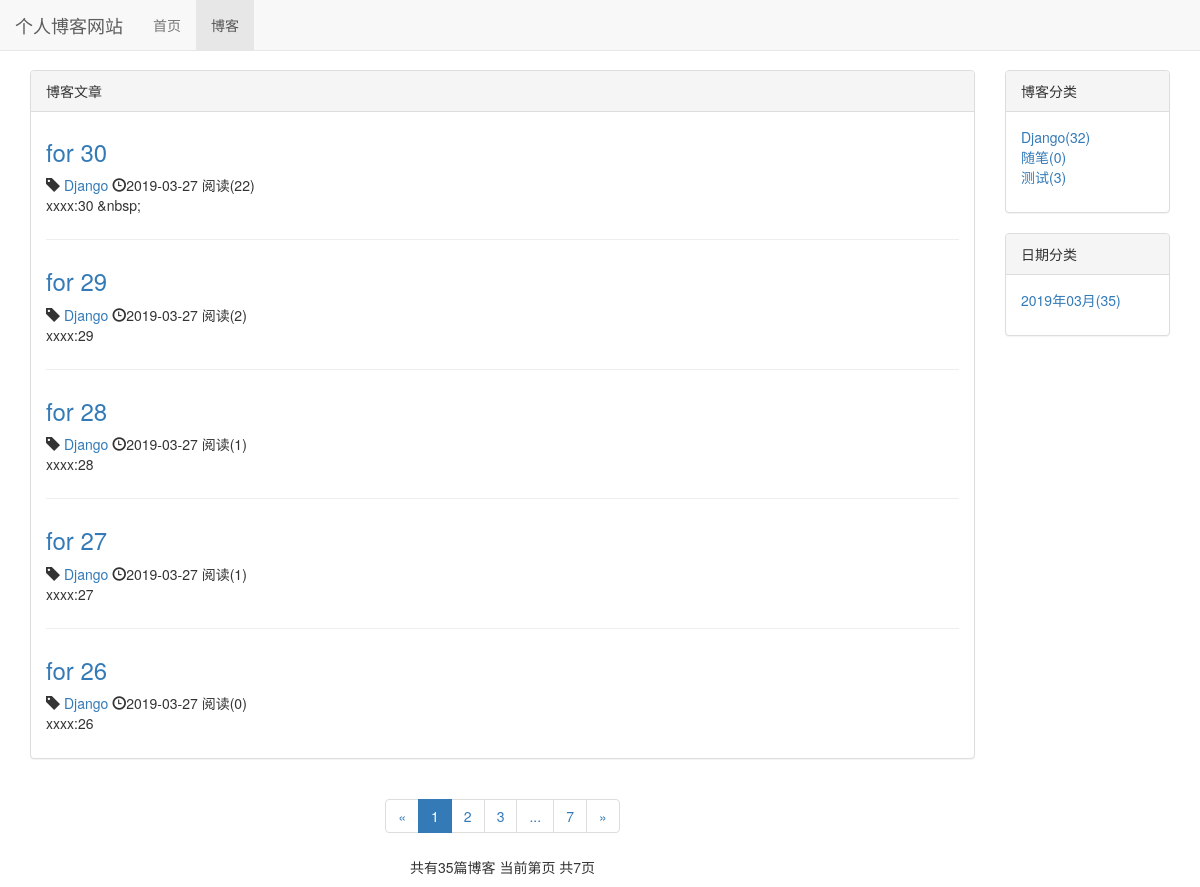
/blog/, run on an earlier commit of the app's database.
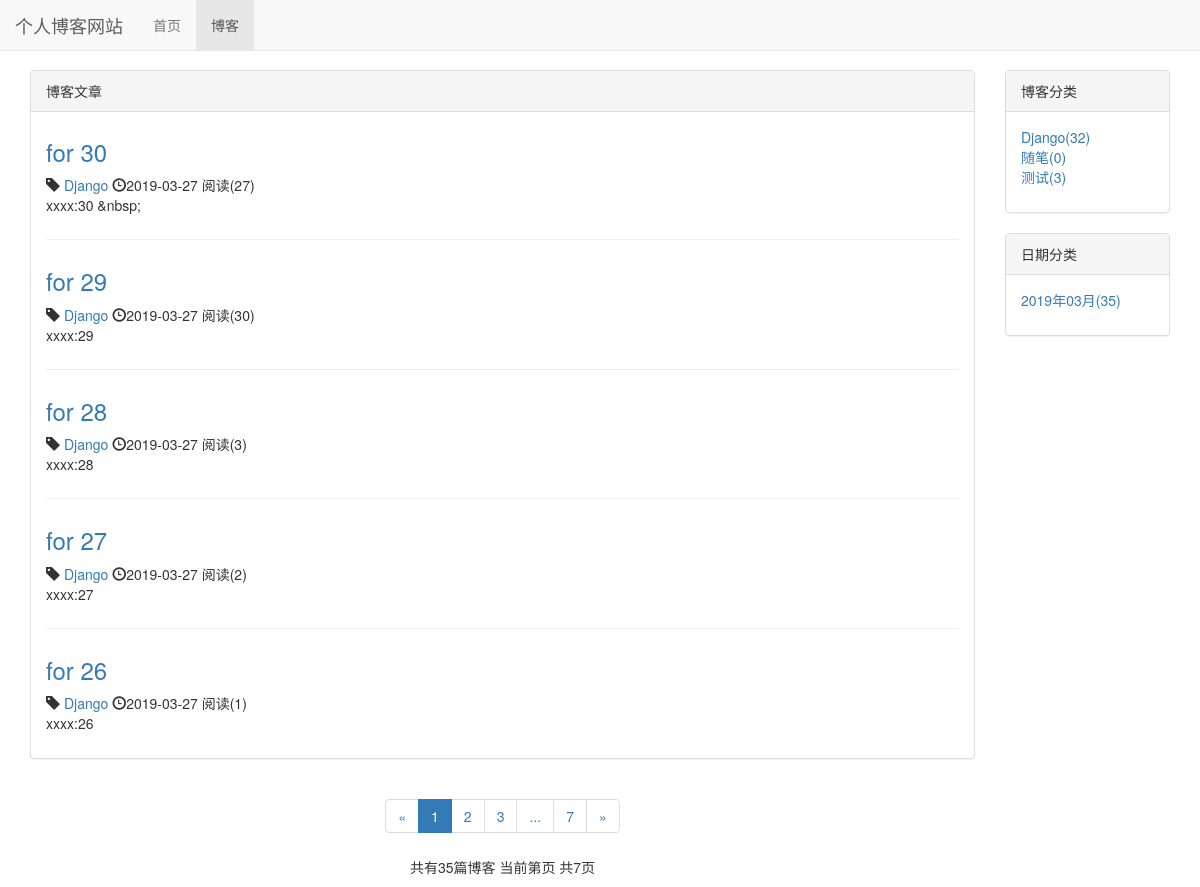
And on a later commit of the database.
### blog/models.py (models this page shows, shortened)
class Blog(models.Model, ReadNumExpandMethod):
    title = models.CharField(max_length=50)
    blog_type = models.ForeignKey(BlogType, on_delete=models.DO_NOTHING)
    content = RichTextUploadingField()
    author = models.ForeignKey(User, on_delete=models.DO_NOTHING)
    created_time = models.DateTimeField(auto_now_add=True)
    last_updated_time = models.DateTimeField(auto_now=True)
    class Meta:
        ordering = ['-created_time']

class BlogType(models.Model):
    type_name = models.CharField(max_length=15)
    def __str__(self):
        return self.type_name

### read_statistics/models.py (models this page shows)
class ReadNum(models.Model):
    read_num = models.IntegerField(default=0)
    content_type = models.ForeignKey(ContentType, on_delete=models.DO_NOTHING)
    object_id = models.PositiveIntegerField()
    content_object = GenericForeignKey('content_type', 'object_id')

### blog/views.py (the view)
# urls.py: path('',views.blog_list,name='blog_list'),
def blog_list(request):
    blogs_all_list = Blog.objects.all()
    context = blog_list_common_data(request, blogs_all_list)
    return render(request, 'blog/blog_list.html', context)

### read_statistics/models.py (called while the page is built)
    def get_read_num(self):
        try:
            ct = ContentType.objects.get_for_model(self)
            readnum = ReadNum.objects.get(content_type=ct, object_id=self.pk)
            return readnum.read_num
        except exceptions.ObjectDoesNotExist:
            return 0

### blog/templates/blog/blog_list.html (shortened to what this page needs)
{% extends 'base.html' %}
{% block nav_blog_active %}active{% endblock %}
{% load staticfiles %}
{% block header_extends %}
    <link rel="stylesheet" href="{% static 'blog.css' %}">
{% endblock %}
{% block content %}
    <div class="container">
        <div class="row">
            <div class="col-xs-12 col-sm-9 col-lg-10">
                <div class="panel panel-default">
                    <div class="panel-heading">{% block blog_list_title %}
                        博客文章{% endblock %}</div>
                    <div class="panel-body">
                        <ul class="blog-types">
                            {% for blog in blogs %}
                                <div class="blog">
                                    <h3><a href={% url "blog_detail" blog.pk %}>{{ blog.title }}</a></h3>
                                    <p class="blog-info">
                                        <span class="glyphicon glyphicon-tag"></span><a
                                            href="{% url 'blogs_with_type' blog.blog_type.pk %}">
                                        {{ blog.blog_type }}
                                    </a>
                                        <span class="glyphicon glyphicon-time"></span>{{ blog.created_time|date:"Y-m-d" }}
                                        阅读({{ blog.get_read_num }})
                                    </p>
                                    <p>{{ blog.content|striptags|truncatechars:120 }}</p>
                                </div>
                                {% empty %}
                                <div class="blog">
                                    <p>-- 暂无博客，敬请期待 --</p>
                                </div>
                            {% endfor %}
                        </ul>
                    </div>
                </div>
                <div>
                    <div class="paginator">
                        <ul class="pagination">
                            <li>
                                {% if page_of_blogs.has_previous %}
                                    <a href="?page={{ page_of_blogs.previous_page_number }}" aria-label="Previous">
                                        <span aria-hidden="true">&laquo;</span>
                                    </a>
                                {% else %}
                                    <span aria-hidden="true">&laquo;</span>
                                {% endif %}
                            </li>
                            {% for page_num in page_range %}
                                {% if page_num == page_of_blogs.number %}
                                    <li class="active"><span>{{ page_num }}</span></li>
                                {% else %}
                                    {% if page_num == '...' %}
                                        <li><span>{{ page_num }}</span></li>
                                    {% else %}
                                        <li><a href="?page={{ page_num }}">{{ page_num }}</a></li>
                                    {% endif %}
                                {% endif %}
                            {% endfor %}
                            <li>
                                {% if page_of_blogs.has_next %}
                                    <a href="?page={{ page_of_blogs.next_page_number }}" aria-label="Next">
                                        <span aria-hidden="true">&raquo;</span>
                                    </a>
                                {% else %}
                                    <span aria-hidden="true">&raquo;</span>
                                {% endif %}
                            </li>
                        </ul>
                        <p>
                            共有{{ page_of_blogs.paginator.count }}篇博客
                            当前第{{ page_of_blogs.page_num }}页
                            共{{ page_of_blogs.paginator.num_pages }}页
                        </p>
                    </div>
                </div>
            </div>
            <div class="hidden-xs col-sm-3 col-lg-2">
                <div class="panel panel-default">
                    <div class="panel-heading">博客分类</div>
                    <div class="panel-body">
                        <ul style="list-style-type: none">
                            {% for blog_type in blog_types %}
                                <li><a href="{% url 'blogs_with_type' blog_type.pk %}">
                                    {{ blog_type.type_name }}({{ blog_type.blog_count }})
                                </a></li>
                                {% empty %}
                                <li>暂无分类信息</li>
                            {% endfor %}
                        </ul>
                    </div>
                </div>
                <div class="panel panel-default">
                    <div class="panel-heading">日期分类</div>
                    <div class="panel-body">
                        <ul class="date-total">
                            {% for blog_date, blog_count in blog_dates.items %}
                                <li><a href="{% url 'blogs_with_date' blog_date.year blog_date.month %}">
                                    {{ blog_date|date:'Y年m月' }}({{ blog_count }})
                                </a></li>
                            {% endfor %}
                        </ul>
                    </div>
                </div>
            </div>
        </div>
    </div>
{% endblock %}

### templates/base.html (shortened to what this page needs)
{% load staticfiles %}
<!DOCTYPE html>
<html lang="zh-CN">
<head>
    <link rel="stylesheet" href="{% static 'base.css' %}">
    <link rel="stylesheet" href="{% static 'bootstrap-3.3.7/css/bootstrap.min.css' %}">
    {% block header_extends %}
    {% endblock %}
</head>
<body>
    <div class="navbar navbar-default navbar-fixed-top" role="navigation">
        <div class="container-fluid">
            <div class="navbar-header">
                <a class="navbar-brand" href={% url 'home' %}>个人博客网站</a>
            </div>
            <div id="bs-example-navbar-collapse-1" class="collapsed navbar-collapse">
                <ul class="nav navbar-nav">
                    <li class="{% block nav_home_active %}{% endblock %}"><a href="{% url 'home' %}">首页</a></li>
                    <li class="{% block nav_blog_active %}{% endblock %}"><a href="{% url 'blog_list' %}">博客</a></li>
                </ul>
            </div>
        </div>
    </div>
{% block content %}
{% endblock %}
</body>
</html>

### static/base.css (style rules this page uses)
* { margin:0; padding:0; }
body { margin-top: 70px!important; }

### blog/static/blog.css (style rules this page uses)
.blog-types { list-style-type: none; }
.blog h3 { margin-top: 0.5em; }
.blog:not(:last-child) { margin-bottom: 2em; border-bottom: 1px solid #eee; padding-bottom: 1em; }
.blog p.blog-info { margin-bottom: 0; }
.paginator { text-align: center; }
.date-total { list-style-type: none; }

What changed in the data, as far as the page shows it:
changed through a linked row, Blog "for 30": get_read_num "22" → "27"
changed through a linked row, Blog "for 29": get_read_num "2" → "30"
changed through a linked row, Blog "for 28": get_read_num "1" → "3"
changed through a linked row, Blog "for 27": get_read_num "1" → "2"
computed for Blog "for 26": get_read_num "0" → "1"
